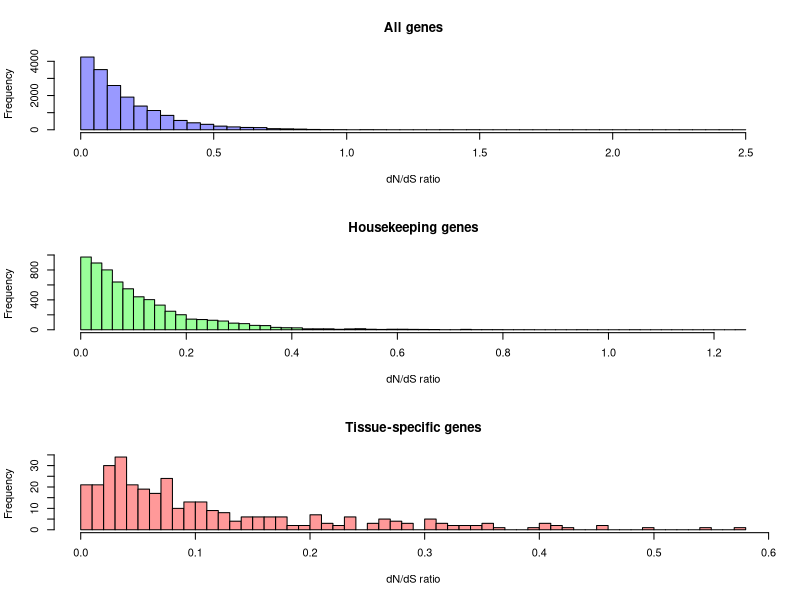

Source code (R):
all <- read.table('../dndsratio_results/allgenes_dndsratio.txt')
hk <- read.table('../dndsratio_results/housekeeping_dndsratio.txt')
ts <- read.table('../dndsratio_results/tissue_specific_dndsratio.txt')

all <- all$V3
hk <- hk$V3
ts <- ts$V3

png('dNdS_mouse.png')#, height=6, width=6, units='in', res=100)

par(mfrow=c(3,1))

xlab <- "dN/dS ratio"

col1 <- rgb(0.6, 0.6, 1)
col2 <- rgb(0.6, 1, 0.6)
col3 <- rgb(1, 0.6, 0.6)

hist(all, nclass=50, col=col1, xlab=xlab, main="All genes")
hist(hk, nclass=50, col=col2, xlab=xlab, main="Housekeeping genes")
hist(ts, nclass=50, col=col3, xlab=xlab, main="Tissue-specific genes")

dev.off()
